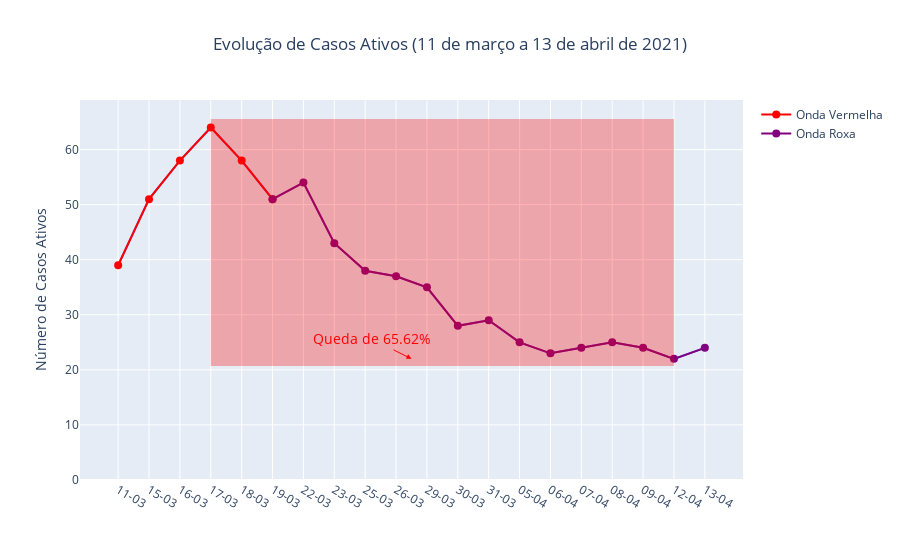

Write notebook code for a chart like this one.
### Code cell
fig = px.line(casos_ativos, x="data", y="casos", title="Evolução de Casos Ativos (11 de março a 13 de abril de 2021)", markers=True)


fig.update_layout(
    title_x=0.5,
    yaxis=dict(range=[0, max(casos_ativos['casos']) + 5]),
    yaxis_title="Número de Casos Ativos",
    xaxis_title="",
    xaxis=dict(
        tickmode="array",
        tickvals=casos_ativos["data"],
        ticktext=casos_ativos["data"].dt.strftime("%d-%m"),
        type="category"
    ),
)


fig.add_scatter(
    x=casos_ativos[(casos_ativos['data'] >= '2021-03-11') & (casos_ativos['data'] <= '2021-03-19')]['data'],
    y=casos_ativos[(casos_ativos['data'] >= '2021-03-11') & (casos_ativos['data'] <= '2021-03-19')]['casos'],
    mode='lines+markers',
    line=dict(color='red', width=2),
    marker=dict(size=8, color='red', symbol='circle'),
    name="Onda Vermelha"
)


fig.add_scatter(
    x=casos_ativos[(casos_ativos['data'] >= '2021-03-19') & (casos_ativos['data'] <= '2021-04-13')]['data'],
    y=casos_ativos[(casos_ativos['data'] >= '2021-03-19') & (casos_ativos['data'] <= '2021-04-13')]['casos'],
    mode='lines+markers',
    line=dict(color='purple', width=2),
    marker=dict(size=8, color='purple', symbol='circle'),
    name="Onda Roxa"
)

casos_inicial = casos_ativos.loc[casos_ativos["data"] == "2021-03-17", "casos"].values[0]
casos_final = casos_ativos.loc[casos_ativos["data"] == "2021-04-12", "casos"].values[0]
reducao_percentual = ((casos_inicial - casos_final) / casos_inicial) * 100

fig.add_annotation(
    x="2021-04-13", 
    y=casos_final, 
    text=f"Queda de {reducao_percentual:.2f}%", 
    showarrow=True,
    arrowhead=2,
    arrowsize=1,
    arrowcolor="red",
    font=dict(size=14, color="red"),
    ax=-40, ay=-20
)

fig.add_shape(
    type="rect",
    xref="x",
    yref="paper",
    x0="3",   
    x1="18",   
    y0=0.3,             
    y1=0.95,
    fillcolor="rgba(255,0,0,0.3)", 
    line=dict(width=0)  
)


fig.show()

### Figure 1 — Plotly figure (JSON) as saved in the notebook; plotly's stock layout.template omitted (floating-point values rounded to 4 significant figures)
{"data": [{"hovertemplate": "data=%{x}<br>casos=%{y}<extra></extra>", "legendgroup": "", "line": {"color": "#636efa", "dash": "solid"}, "marker": {"symbol": "circle"}, "mode": "lines+markers", "name": "", "orientation": "v", "showlegend": false, "type": "scatter", "x": ["2021-03-11T00:00:00.000000000", "2021-03-15T00:00:00.000000000", "2021-03-16T00:00:00.000000000", "2021-03-17T00:00:00.000000000", "2021-03-18T00:00:00.000000000", "2021-03-19T00:00:00.000000000", "2021-03-22T00:00:00.000000000", "2021-03-23T00:00:00.000000000", "2021-03-25T00:00:00.000000000", "2021-03-26T00:00:00.000000000", "2021-03-29T00:00:00.000000000", "2021-03-30T00:00:00.000000000", "2021-03-31T00:00:00.000000000", "2021-04-05T00:00:00.000000000", "2021-04-06T00:00:00.000000000", "2021-04-07T00:00:00.000000000", "2021-04-08T00:00:00.000000000", "2021-04-09T00:00:00.000000000", "2021-04-12T00:00:00.000000000", "2021-04-13T00:00:00.000000000"], "xaxis": "x", "y": [39, 51, 58, 64, 58, 51, 54, 43, 38, 37, 35, 28, 29, 25, 23, 24, 25, 24, 22, 24], "yaxis": "y"}, {"line": {"color": "red", "width": 2}, "marker": {"color": "red", "size": 8, "symbol": "circle"}, "mode": "lines+markers", "name": "Onda Vermelha", "type": "scatter", "x": ["2021-03-11T00:00:00.000000000", "2021-03-15T00:00:00.000000000", "2021-03-16T00:00:00.000000000", "2021-03-17T00:00:00.000000000", "2021-03-18T00:00:00.000000000", "2021-03-19T00:00:00.000000000"], "y": [39, 51, 58, 64, 58, 51]}, {"line": {"color": "purple", "width": 2}, "marker": {"color": "purple", "size": 8, "symbol": "circle"}, "mode": "lines+markers", "name": "Onda Roxa", "type": "scatter", "x": ["2021-03-19T00:00:00.000000000", "2021-03-22T00:00:00.000000000", "2021-03-23T00:00:00.000000000", "2021-03-25T00:00:00.000000000", "2021-03-26T00:00:00.000000000", "2021-03-29T00:00:00.000000000", "2021-03-30T00:00:00.000000000", "2021-03-31T00:00:00.000000000", "2021-04-05T00:00:00.000000000", "2021-04-06T00:00:00.000000000", "2021-04-07T00:00:00.000000000", "2021-04-08T00:00:00.000000000", "2021-04-09T00:00:00.000000000", "2021-04-12T00:00:00.000000000", "2021-04-13T00:00:00.000000000"], "y": [51, 54, 43, 38, 37, 35, 28, 29, 25, 23, 24, 25, 24, 22, 24]}], "layout": {"annotations": [{"arrowcolor": "red", "arrowhead": 2, "arrowsize": 1, "ax": -40, "ay": -20, "font": {"color": "red", "size": 14}, "showarrow": true, "text": "Queda de 65.62%", "x": "2021-04-13", "y": 22}], "legend": {"tracegroupgap": 0}, "shapes": [{"fillcolor": "rgba(255,0,0,0.3)", "line": {"width": 0}, "type": "rect", "x0": "3", "x1": "18", "xref": "x", "y0": 0.3, "y1": 0.95, "yref": "paper"}], "title": {"text": "Evolução de Casos Ativos (11 de março a 13 de abril de 2021)", "x": 0.5}, "xaxis": {"anchor": "y", "domain": [0, 1], "tickmode": "array", "ticktext": ["11-03", "15-03", "16-03", "17-03", "18-03", "19-03", "22-03", "23-03", "25-03", "26-03", "29-03", "30-03", "31-03", "05-04", "06-04", "07-04", "08-04", "09-04", "12-04", "13-04"], "tickvals": ["2021-03-11T00:00:00.000000000", "2021-03-15T00:00:00.000000000", "2021-03-16T00:00:00.000000000", "2021-03-17T00:00:00.000000000", "2021-03-18T00:00:00.000000000", "2021-03-19T00:00:00.000000000", "2021-03-22T00:00:00.000000000", "2021-03-23T00:00:00.000000000", "2021-03-25T00:00:00.000000000", "2021-03-26T00:00:00.000000000", "2021-03-29T00:00:00.000000000", "2021-03-30T00:00:00.000000000", "2021-03-31T00:00:00.000000000", "2021-04-05T00:00:00.000000000", "2021-04-06T00:00:00.000000000", "2021-04-07T00:00:00.000000000", "2021-04-08T00:00:00.000000000", "2021-04-09T00:00:00.000000000", "2021-04-12T00:00:00.000000000", "2021-04-13T00:00:00.000000000"], "title": {"text": ""}, "type": "category"}, "yaxis": {"anchor": "x", "domain": [0, 1], "range": [0, 69], "title": {"text": "Número de Casos Ativos"}}}}
